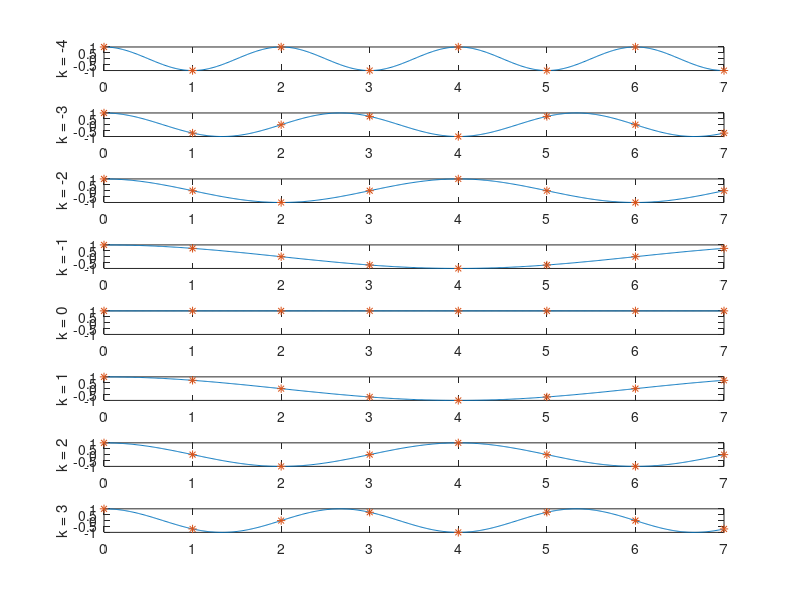
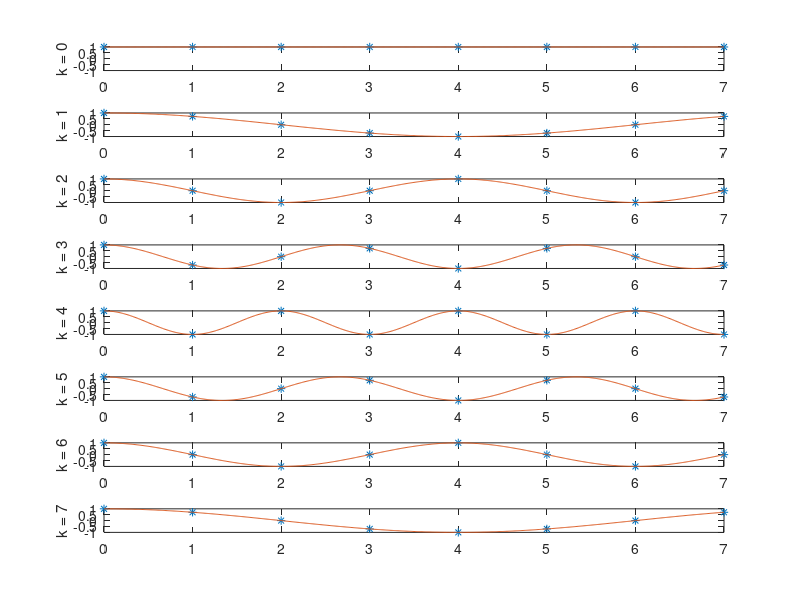

Write MATLAB code to recreate these figures, in order.
% SINUSOIDAL BASIS SET

% N EVEN

clc
clear all
close all

N = 8;     % Sequence's length
p=[0:0.01:N-1]; % defined for the signal continuous in time
n=[0:1:N-1];
i=0;


% sinusoid from -N/2 to (N/2)-1
%continuous
sc=zeros(N,length(p));
i=0;
figure,
for k = -N/2:(N/2)-1
    i=i+1;
    sc(i,:) = exp(j*2*pi*p*(k)/N);
    subplot(N,1,i), plot(p,real(sc(i,:)))
    axis([0 N-1 -1 1])
    hold on
end

%discrete
s1=zeros(N,length(n));
i=0;
for k = -N/2:(N/2)-1
    i=i+1;
    s1(i,:) = exp(j*2*pi*n*(k)/N);
    subplot(N,1,i), plot(n,real(s1(i,:)),'*')
    ylabel(['k = ',num2str(k)])
    axis([0 N-1 -1 1])
end
hold off



% sinusoid from 0 to N-1
% dicrete
s2=zeros(N,length(n));
figure,
for k = 1:N
    s2(k,:) = exp(j*2*pi*n*(k-1)/N);
    subplot(N,1,k), plot(n,real(s2(k,:)),'*')
     ylabel(['k = ',num2str(k-1)])
    axis([0 N-1 -1 1])
    hold on
end

% continuous. Rearrange them
i=0;
for k =-N/2:(N/2)-1
    i=i+1;
    if i<=(N/2)
        subplot(N,1,i), plot(p,real(sc(i+(N/2),:)))
    elseif i>(N/2)
        subplot(N,1,i), plot(p,real(sc(i-(N/2),:)))
    end
    axis([0 N-1 -1 1])
end
hold off




% Alternative method
% The N sinusoids are the IFFT of an impulse of area N at the
% specific freq k

%figure,
%for k=1:N
%y = zeros(N,1);
%y(k) = N;
%x = ifft(y);
%subplot(N,1,k);
%plot(n,real(x)) ;
%end
